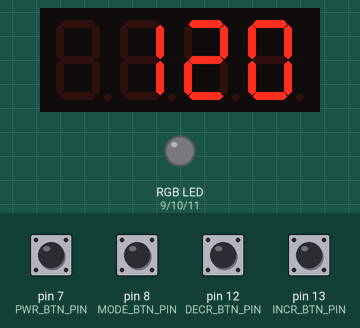
A sketch run on a simulated Arduino Uno, built with avr-gcc and run on an emulated ATmega328P. On the bench: 4-digit seven-segment display, an RGB LED mixed from three pins (HIGH = lit). Dashed ring = blinking. Inputs (shaded band) come from the test bench; at power-on: pin 7 (PWR_BTN_PIN), pin 8 (MODE_BTN_PIN), pin 12 (DECR_BTN_PIN), pin 13 (INCR_BTN_PIN) LOW. Dim RGB values are drawn brighter than linear.

Above: at 1.2 s.
1.3 s: pin 7 (PWR_BTN_PIN) pulled HIGH for 0.15 s
At 1.9 s:
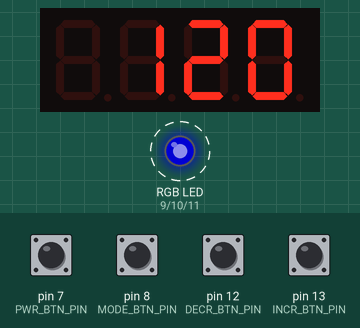
2.0 s: pin 8 (MODE_BTN_PIN) pulled HIGH for 0.15 s
At 2.2 s:
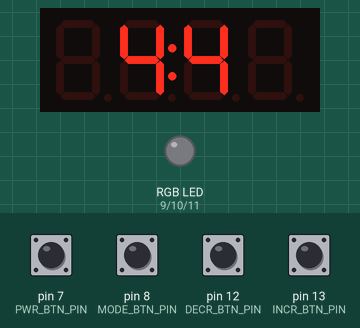
2.7 s: pin 8 (MODE_BTN_PIN) pulled HIGH for 1 s
At 3.4 s:
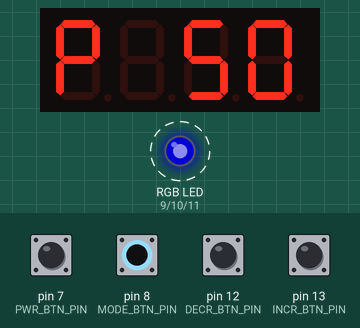
4.3 s: pin 13 (INCR_BTN_PIN) pulled HIGH for 0.15 s
At 4.65 s:
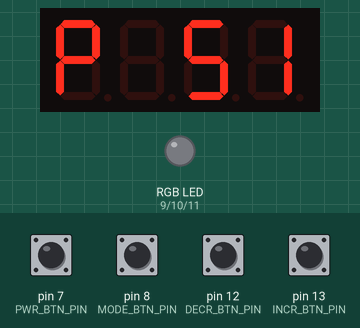
5.0 s: pin 12 (DECR_BTN_PIN) pulled HIGH for 1 s
At 5.91 s:
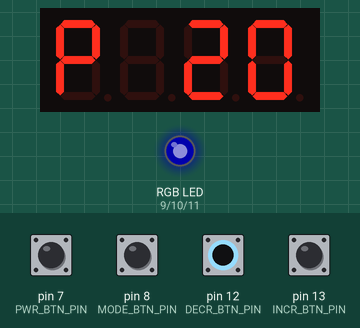
6.6 s: pin 12 (DECR_BTN_PIN) pulled HIGH for 0.15 s
At 6.91 s:
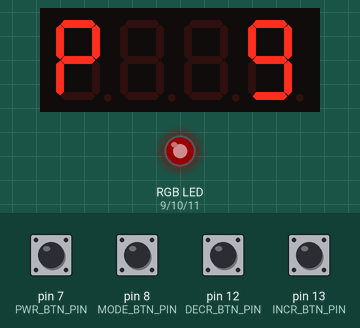
Timing chart, 0 to 8.3 s (numbered marks = the images above; inputs shaded):
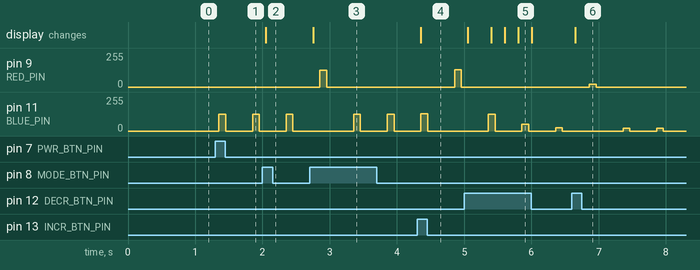

The sketch:

light_metronome.ino
```cpp
#include "light_metronome.h"
#include "push_button.h"
#include "metronome.h"
#include "helper_functions.h"
#include <gfxfont.h>
#include <stdint.h>
#include <Adafruit_GFX.h>
#include <Adafruit_SPITFT.h>
#include <Adafruit_SPITFT_Macros.h>
#include <Adafruit_LEDBackpack.h>

/***Variables***/
Adafruit_7segment ledDisplay = Adafruit_7segment();
int mode = 0;
int tempo = 120;
int brightnessPercent = 50;
int prevBrightnessPercent;
int brightnessVal;
int prevTempo;
int timeSignature = TIME_FOUR_FOUR;
bool metronomeEnabled;
unsigned long setTime;

/*Button Vars*/
PushButton pwrBtn;
PushButton modeBtn;
PushButton incrBtn;
PushButton decrBtn;
Metronome  metronome;

void updateDisplay();

void setup() {
  ledDisplay.begin(0x70);
  /*Setup PWM Outputs for RGB LED*/
  pinMode(RED_PIN, OUTPUT);
  pinMode(GREEN_PIN, OUTPUT);
  pinMode(BLUE_PIN, OUTPUT);

  /*Init button objects*/
  pwrBtn.init(PWR_BTN_PIN, DEBOUNCE_TIME, HOLD_TIME);
  modeBtn.init(MODE_BTN_PIN, DEBOUNCE_TIME, HOLD_TIME);
  incrBtn.init(INCR_BTN_PIN, DEBOUNCE_TIME, HOLD_TIME);
  decrBtn.init(DECR_BTN_PIN, DEBOUNCE_TIME, HOLD_TIME);

  metronome.init(tempo, timeSignature);
}

void loop() {

  pwrBtn.readPin();
  modeBtn.readPin();
  incrBtn.readPin();
  decrBtn.readPin();

  /*Update Metronome Enable on rising edge of button press*/
  if(pwrBtn.edgePos()){
    metronomeEnabled = !metronomeEnabled;
  }

  /*Update selected mode on rising edge of (debounced) button press*/
  if(modeBtn.edgePos()){
    mode = (++mode) % NUM_MODE_STATES;
    updateDisplay();
  }

  /*Handle Increment and Decrement functionality based on mode selected*/
  switch(mode){
    case TEMPO_STATE:
      /*Increment by 1s to start then increment by 10 ever 200 ms if held*/
      if(incrBtn.edgePos())
        ++tempo;
      else if(incrBtn.held())
      {
        if(millis() % 200 == 0)
          tempo += 10;
      }
      else if(decrBtn.edgePos())
        --tempo;
      else if(decrBtn.held()){
        if(millis() % 200 == 0)
          tempo -= 10;
      }

      /*Limit tempo to min and max values*/
      if(tempo < MIN_TEMPO)
          tempo = MIN_TEMPO;
      if(tempo > MAX_TEMPO)
          tempo = MAX_TEMPO;

      /*Update display as needed*/
      if(tempo != prevTempo){
        updateDisplay();
        metronome.setTempo(tempo);
      }
      break;

     case TIME_STATE:
      if(incrBtn.edgePos()){
        timeSignature = (++timeSignature) % NUM_TIME_ELEM;
        updateDisplay();
      }
      if(decrBtn.edgePos()){
        timeSignature = (--timeSignature + NUM_TIME_ELEM) % NUM_TIME_ELEM;
        updateDisplay();
      }
      metronome.setTimeSignature(timeSignature);
      break;

     case BRIGHT_STATE:
      /*Increment by 1s to start then increment by 10 ever 200 ms if held*/
      if(incrBtn.edgePos())
        ++brightnessPercent;
      else if(incrBtn.held())
      {
        if(millis() % 200 == 0)
          brightnessPercent += 10;
      }
      else if(decrBtn.edgePos())
        --brightnessPercent;
      else if(decrBtn.held()){
        if(millis() % 200 == 0)
          brightnessPercent -= 10;
      }

      /*Limit tempo to min and max values*/
      if(brightnessPercent < MIN_BRIGHT_PERCENT)
          brightnessPercent = MIN_BRIGHT_PERCENT;
      if(brightnessPercent > MAX_BRIGHT_PERCENT)
          brightnessPercent = MAX_BRIGHT_PERCENT;

      /*Update display as needed*/
      if(brightnessPercent != prevBrightnessPercent){
        updateDisplay();
      }
      break;
  }

  /*Run Metronome*/
  int action = metronome.runMetronome(metronomeEnabled);
  brightnessVal = MIN_BRIGHT_VAL + (MAX_BRIGHT_VAL - MIN_BRIGHT_VAL) * ((float)(brightnessPercent - MIN_BRIGHT_PERCENT)/(float)(MAX_BRIGHT_PERCENT - MIN_BRIGHT_PERCENT));
  switch (action)
  {
    case BEAT:
        setColor(0, 0, brightnessVal);
        setTime = millis();
      break;

    case MEASURE:
        setColor(brightnessVal,0,0);
        setTime = millis();
      break;

    default:
        if(millis() - setTime > BLINK_TIME)
          setColor(0,0,0);
      break;
  }

  prevTempo = tempo;
  prevBrightnessPercent = brightnessPercent;
}

void updateDisplay(){
/*Clear display and update with mode or tempo display values*/
    ledDisplay.clear();
    ledDisplay.writeDisplay();

    switch(mode){
      case TEMPO_STATE:
        ledDisplay.println(tempo);
        break;

      case TIME_STATE:
        ledDisplay.writeDigitNum(1, setTimeSignatureUpper(timeSignature));
        ledDisplay.drawColon(true);
        ledDisplay.writeDigitNum(3, setTimeSignatureLower(timeSignature));
        break;

       case BRIGHT_STATE:
        ledDisplay.println(brightnessPercent);
        ledDisplay.writeDigitRaw(0,P_BITMASK);
        break;
    }
    ledDisplay.writeDisplay();
}
```

helper_functions.cpp
```cpp
#include "helper_functions.h"

int setTimeSignatureUpper(int timeSignature)
{
        switch(timeSignature)
        {
          case TIME_FOUR_FOUR:
              return 4;
            break;

          case TIME_THREE_FOUR:
              return 3;
            break;

          case TIME_TWO_FOUR:
              return 2;
            break;
        }
}

int setTimeSignatureLower(int timeSignature)
{
        switch(timeSignature)
        {
          case TIME_FOUR_FOUR:
          case TIME_THREE_FOUR:
          case TIME_TWO_FOUR:
              return 4;
            break;
        }
}

void setColor(int red, int green, int blue){
  /*Write PWM value between 0..255 to pins*/
  analogWrite(RED_PIN, red);
  analogWrite(GREEN_PIN, green);
  analogWrite(BLUE_PIN, blue);
}
```

helper_functions.h
```cpp
#ifndef LIGHT_METR_HELPER_H
#define LIGHT_METR_HELPER_H

#include "light_metronome.h"
#include <Arduino.h>

int setTimeSignatureUpper(int timeSignature);
int setTimeSignatureLower(int timeSignature);
void setColor(int red, int green, int blue);

#endif
```

light_metronome.h
```cpp
#ifndef LIGHT_METRONOME_H_
#define LIGHT_METRONOME_H_

/*Constants*/
/*IO PIN Constants*/
#define PWR_BTN_PIN 7
#define MODE_BTN_PIN 8
#define RED_PIN 9
#define GREEN_PIN 10
#define BLUE_PIN 11
#define DECR_BTN_PIN 12
#define INCR_BTN_PIN 13

/*Values*/
#define MAX_TEMPO 260
#define MIN_TEMPO 50
#define MAX_BRIGHT_PERCENT 100
#define MIN_BRIGHT_PERCENT 1
#define MAX_BRIGHT_VAL 255
#define MIN_BRIGHT_VAL 1
#define DEBOUNCE_TIME 50
#define HOLD_TIME 200
#define BLINK_TIME 100
#define P_BITMASK 115

/*Mode States*/
#define TEMPO_STATE 0
#define TIME_STATE 1
#define BRIGHT_STATE 2
#define NUM_MODE_STATES 3

/*Time Signature Options*/
#define TIME_TWO_FOUR  0
#define TIME_THREE_FOUR 1
#define TIME_FOUR_FOUR 2
#define NUM_TIME_ELEM  3

#endif
```

metronome.cpp
```cpp
#include "metronome.h"

Metronome::Metronome()
{
}

void Metronome::init(int tempo, int timeSignature){
  _tempo = tempo;
  _timeSignature = timeSignature;
}

void Metronome::setTimeSignature(int timeSignature)
{
   _timeSignature = timeSignature;
}

void Metronome::setTempo(int tempo)
{
   _tempo = tempo;
}

int Metronome::runMetronome(bool enabled)
{
  _enabled = enabled;
  int measure;
  if(_enabled){
    switch(_timeSignature){
      case TIME_FOUR_FOUR:
        measure = 4;
        break;

      case TIME_THREE_FOUR:
        measure = 3;
        break;

      case TIME_TWO_FOUR:
        measure = 2;
      break;
    }

    unsigned long timePerBeat = MS_PER_MIN / _tempo;

    if((millis() - _lastAction) > timePerBeat){
      _lastAction = millis();
      _count++;
      if(_count % measure == 0)
        return MEASURE;
      else
        return BEAT;
    }
    return 0;


  }
  else{
    _lastAction = 0;
    _count = 0;
    return 0;
  }
}
```

metronome.h
```cpp
#ifndef METRONOME_H_
#define METRONOME_H_

#include "light_metronome.h"
#include <Arduino.h>

#define BEAT 1
#define MEASURE 2
#define MS_PER_MIN 60000

class Metronome{
  public:
    Metronome();
    void init(int tempo, int timeSignature);
    void setTimeSignature(int timeSignature);
    void setTempo(int tempo);
    int runMetronome(bool enabled);

  private:
    unsigned int _count;
    unsigned long _lastAction;
    int _tempo;
    int _timeSignature;
    bool  _enabled;
};

#endif
```

push_button.cpp
```cpp
#include "push_button.h"

PushButton::PushButton()
{
}

void PushButton::init(int pin, unsigned long debounceDelay, unsigned long minHoldTime)
{
  _pin = pin;
  _debounceDelay = debounceDelay;
  _minHoldTime = minHoldTime;
  pinMode(_pin, INPUT);
}

void PushButton::readPin()
{
  /*Check push button digital inputs and debounce*/
  _reading = digitalRead(_pin);

  /*Check if reading has changed due to button press or noise*/
  if (_reading != _prevReading) {
    _lastDebounceTime = millis();
  }
  /*Check reading again after debounce delay*/
  if ((millis() - _lastDebounceTime) > _debounceDelay) {
    /*If reading is different from the recorded state of the button, update state*/
    if (_reading != _state){
      _state = _reading;
      /*If rising edge of press record time for hold detection*/
      if(_state)
        _pressStartTime = millis();
    }
  }

  /*If button is pressed, update held time*/
  if(_state){
    _pressedTime = millis() - _pressStartTime;
  }
  else{
    _pressedTime = 0;
  }

  /*Record edge detection before updating previous values*/
  _edgePos = (_state && !_prevState);
  _edgeNeg - (!_state && _prevState);

  /*Update prev reading variables for edge detection*/
  _prevState = _state;
  _prevReading = _reading;
}

bool PushButton::edgePos() const
{
  return _edgePos;
}

bool PushButton::edgeNeg() const
{
  return _edgeNeg;
}

bool PushButton::held() const
{
  return (_pressedTime > _minHoldTime);
}

int PushButton::getState() const
{
  return _state;
}
```

push_button.h
```cpp
#ifndef PUSH_BUTTON_H_
#define PUSH_BUTTON_H_

#include <Arduino.h>

class PushButton
{
  public:
    PushButton();
    void init(int pin, unsigned long debounceDelay, unsigned long minHoldTime);
    void readPin();
    int  getState() const;
    bool edgePos() const;
    bool edgeNeg() const;
    bool held() const;
    void setDebounceDelay(unsigned long debounceDelay);

  private:
    int _pin;
    int _reading;
    int _prevReading;
    int _state;
    int _prevState;
    bool _edgePos;
    bool _edgeNeg;
    unsigned long _pressStartTime;
    unsigned long _pressedTime;
    unsigned long _minHoldTime;
    unsigned long _lastDebounceTime;
    unsigned long _debounceDelay;
};

#endif
```

Measured:
- after the input at 1.3 s, pin 11 (BLUE_PIN): alternates 126/255 for 0.10 s and 0/255 for 0.40 s, starting after 0.05 s
- after the input at 2.0 s, the display: changes after 0.05 s (image 2)
- after the input at 2.7 s, the display: changes after 0.05 s (image 3)
- after the input at 4.3 s, the display: changes after 0.06 s (image 4)
- after the input at 5.0 s, the display: first changes after 0.05 s (image 5 shows a later state)
- after the input at 6.6 s, the display: changes after 0.05 s (image 6)
